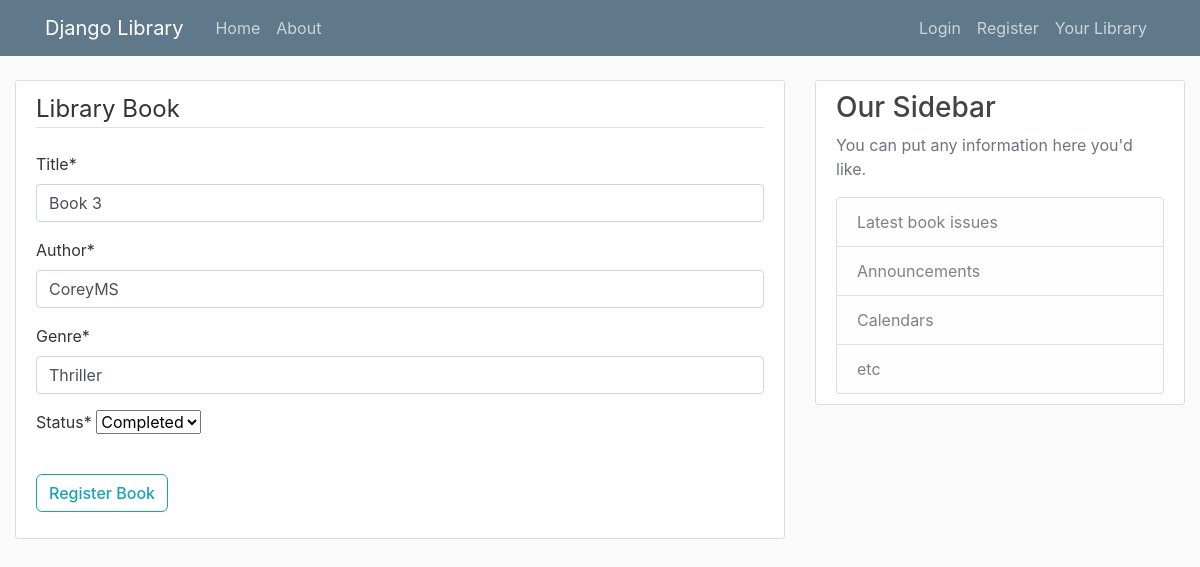
Screenshot of /book/3/update/ with the database file from the repository.
### books/models.py (models this page shows, shortened)
class Book(md.Model):
    STATUS_CHOICES = [
        ('reading', 'Reading'),
        ('completed', 'Completed'),
        ('wishlist', 'Wishlist'),
    ]
    title = md.CharField(max_length=200)
    author = md.CharField(max_length=100)
    genre = md.CharField(max_length=50)
    status = md.CharField(max_length=10, choices=STATUS_CHOICES, default='wishlist')

### books/views.py (the view)
# urls.py: path('book/<int:pk>/update/', BookUpdateView.as_view(), name='book-update'),
class BookUpdateView(UpdateView):
    model = Book
    fields=['title','author','genre','status']
    success_url = reverse_lazy('Your_Library')

### books/templates/books/book_form.html (shortened to what this page needs)
{% extends "books/base.html" %}
{% load crispy_forms_tags %}
{% block content %}
    <div class="content-section">
        <form method="POST">
            <fieldset class="form-group">
                <legend class="border-bottom mb-4">Library Book</legend>
                {{ form|crispy }}
            </fieldset>
            <div class="form-group">
                <button class="btn btn-outline-info" type="submit">Register Book</button>
            </div>
        </form>
    </div>
{% endblock content %}

### books/static/books/main.css (style rules this page uses)
body { background: #fafafa; color: #333333; margin-top: 5rem; }
.content-section { background: #ffffff; padding: 10px 20px; border: 1px solid #dddddd; border-radius: 3px; margin-bottom: 20px; }
.content-section .btn { border-radius: 6px; font-weight: 500; }

### rows the page displays
Book: title "Book 3", author "CoreyMS", genre "Thriller", status "Completed"
